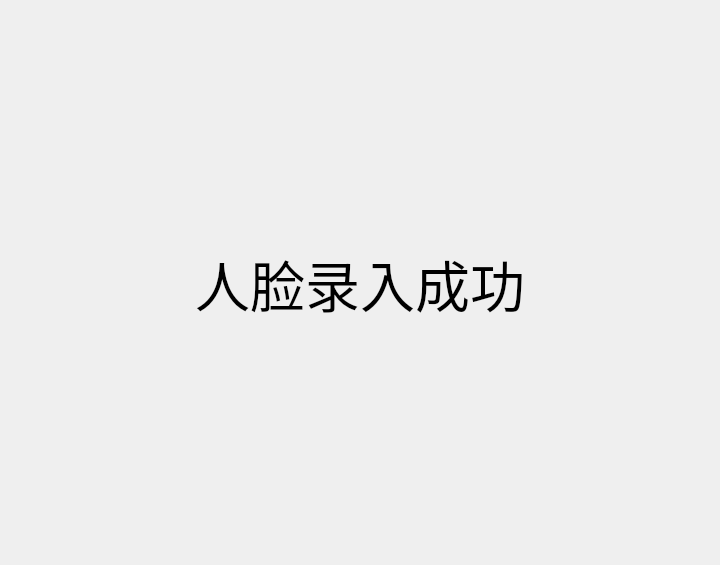
<?xml version="1.0" encoding="UTF-8"?>
<ui version="4.0">
 <class>pageofloginsuccess</class>
 <widget class="QWidget" name="pageofloginsuccess">
  <property name="geometry">
   <rect>
    <x>0</x>
    <y>0</y>
    <width>720</width>
    <height>565</height>
   </rect>
  </property>
  <property name="windowTitle">
   <string>Form</string>
  </property>
  <property name="styleSheet">
   <string notr="true"/>
  </property>
  <layout class="QGridLayout" name="gridLayout">
   <item row="0" column="1">
    <spacer name="verticalSpacer_2">
     <property name="orientation">
      <enum>Qt::Vertical</enum>
     </property>
     <property name="sizeHint" stdset="0">
      <size>
       <width>20</width>
       <height>224</height>
      </size>
     </property>
    </spacer>
   </item>
   <item row="1" column="0">
    <spacer name="horizontalSpacer">
     <property name="orientation">
      <enum>Qt::Horizontal</enum>
     </property>
     <property name="sizeHint" stdset="0">
      <size>
       <width>177</width>
       <height>20</height>
      </size>
     </property>
    </spacer>
   </item>
   <item row="1" column="1">
    <widget class="QLabel" name="label">
     <property name="font">
      <font>
       <pointsize>41</pointsize>
      </font>
     </property>
     <property name="text">
      <string>人脸录入成功</string>
     </property>
    </widget>
   </item>
   <item row="1" column="2">
    <spacer name="horizontalSpacer_2">
     <property name="orientation">
      <enum>Qt::Horizontal</enum>
     </property>
     <property name="sizeHint" stdset="0">
      <size>
       <width>177</width>
       <height>20</height>
      </size>
     </property>
    </spacer>
   </item>
   <item row="2" column="1">
    <spacer name="verticalSpacer">
     <property name="orientation">
      <enum>Qt::Vertical</enum>
     </property>
     <property name="sizeHint" stdset="0">
      <size>
       <width>20</width>
       <height>223</height>
      </size>
     </property>
    </spacer>
   </item>
  </layout>
 </widget>
 <resources/>
 <connections/>
</ui>
